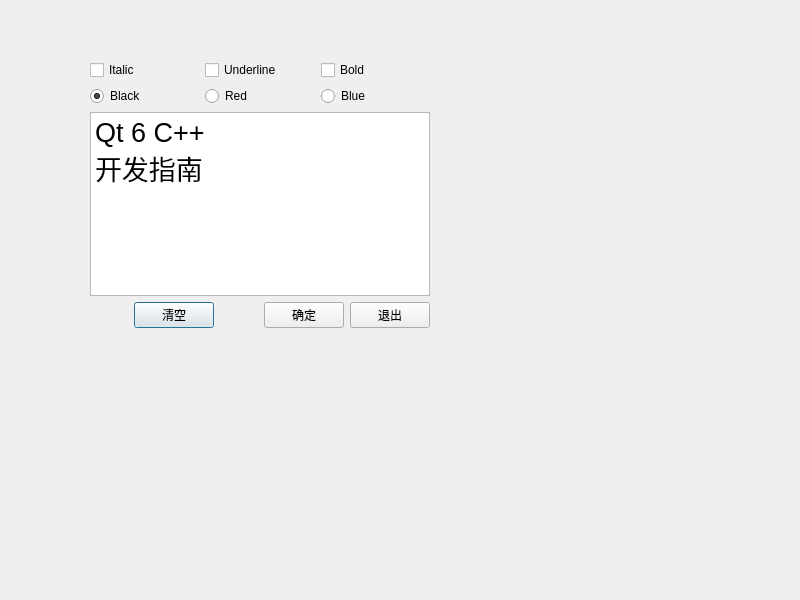
<?xml version="1.0" encoding="UTF-8"?>
<ui version="4.0">
 <class>Dialog</class>
 <widget class="QDialog" name="Dialog">
  <property name="geometry">
   <rect>
    <x>0</x>
    <y>0</y>
    <width>800</width>
    <height>600</height>
   </rect>
  </property>
  <property name="windowTitle">
   <string>信号与槽的使用</string>
  </property>
  <widget class="QWidget" name="layoutWidget">
   <property name="geometry">
    <rect>
     <x>90</x>
     <y>60</y>
     <width>340</width>
     <height>268</height>
    </rect>
   </property>
   <layout class="QVBoxLayout" name="verticalLayout">
    <item>
     <layout class="QHBoxLayout" name="horizontalLayout">
      <item>
       <widget class="QCheckBox" name="checkBoxItalic">
        <property name="text">
         <string>Italic</string>
        </property>
       </widget>
      </item>
      <item>
       <widget class="QCheckBox" name="checkBoxUnder">
        <property name="text">
         <string>Underline</string>
        </property>
       </widget>
      </item>
      <item>
       <widget class="QCheckBox" name="checkBoxBold">
        <property name="text">
         <string>Bold</string>
        </property>
       </widget>
      </item>
     </layout>
    </item>
    <item>
     <layout class="QHBoxLayout" name="horizontalLayout_2">
      <item>
       <widget class="QRadioButton" name="radioBlack">
        <property name="text">
         <string>Black</string>
        </property>
        <property name="checked">
         <bool>true</bool>
        </property>
       </widget>
      </item>
      <item>
       <widget class="QRadioButton" name="radioRed">
        <property name="text">
         <string>Red</string>
        </property>
       </widget>
      </item>
      <item>
       <widget class="QRadioButton" name="radioBlue">
        <property name="text">
         <string>Blue</string>
        </property>
       </widget>
      </item>
     </layout>
    </item>
    <item>
     <widget class="QPlainTextEdit" name="plainTextEdit">
      <property name="font">
       <font>
        <pointsize>20</pointsize>
       </font>
      </property>
      <property name="plainText">
       <string>Qt 6 C++
开发指南</string>
      </property>
     </widget>
    </item>
    <item>
     <layout class="QHBoxLayout" name="horizontalLayout_3">
      <item>
       <spacer name="horizontalSpacer_2">
        <property name="orientation">
         <enum>Qt::Horizontal</enum>
        </property>
        <property name="sizeHint" stdset="0">
         <size>
          <width>40</width>
          <height>20</height>
         </size>
        </property>
       </spacer>
      </item>
      <item>
       <widget class="QPushButton" name="btnClear">
        <property name="text">
         <string>清空</string>
        </property>
        <property name="icon">
         <iconset>
          <normaloff>images/212.bmp</normaloff>images/212.bmp</iconset>
        </property>
       </widget>
      </item>
      <item>
       <spacer name="horizontalSpacer">
        <property name="orientation">
         <enum>Qt::Horizontal</enum>
        </property>
        <property name="sizeHint" stdset="0">
         <size>
          <width>40</width>
          <height>20</height>
         </size>
        </property>
       </spacer>
      </item>
      <item>
       <widget class="QPushButton" name="btnOK">
        <property name="text">
         <string>确定</string>
        </property>
        <property name="icon">
         <iconset>
          <normaloff>images/322.bmp</normaloff>images/322.bmp</iconset>
        </property>
       </widget>
      </item>
      <item>
       <widget class="QPushButton" name="btnExit">
        <property name="text">
         <string>退出</string>
        </property>
        <property name="icon">
         <iconset>
          <normaloff>images/132.bmp</normaloff>images/132.bmp</iconset>
        </property>
       </widget>
      </item>
     </layout>
    </item>
   </layout>
  </widget>
 </widget>
 <resources/>
 <connections>
  <connection>
   <sender>btnExit</sender>
   <signal>clicked()</signal>
   <receiver>Dialog</receiver>
   <slot>close()</slot>
   <hints>
    <hint type="sourcelabel">
     <x>387</x>
     <y>315</y>
    </hint>
    <hint type="destinationlabel">
     <x>399</x>
     <y>299</y>
    </hint>
   </hints>
  </connection>
  <connection>
   <sender>btnOK</sender>
   <signal>clicked()</signal>
   <receiver>Dialog</receiver>
   <slot>accept()</slot>
   <hints>
    <hint type="sourcelabel">
     <x>303</x>
     <y>315</y>
    </hint>
    <hint type="destinationlabel">
     <x>399</x>
     <y>299</y>
    </hint>
   </hints>
  </connection>
 </connections>
</ui>
